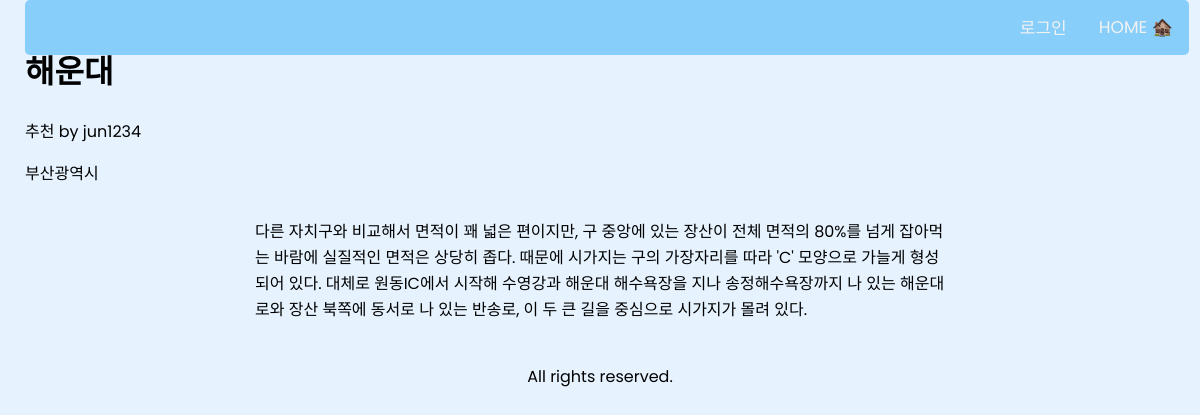
Page /favourite/1 on the committed database.
### app.py (models this page shows, shortened)
class TravelDestination(db.Model):
    id = db.Column(db.Integer, primary_key=True)
    user_id = db.Column(db.Integer, db.ForeignKey('user.id'), nullable=False)
    description = db.Column(db.Text, nullable=False)
    title = db.Column(db.String(100), nullable=False)
    location = db.Column(db.String(100), nullable=False)
    image_url = db.Column(db.String(10000), nullable=False)
    likes = db.Column(db.Integer, nullable=False)

class User(db.Model):
    id = db.Column(db.Integer, primary_key=True)
    username = db.Column(db.String(50), unique=True, nullable=False)
    password = db.Column(db.String(72),  nullable=False)
    travel_destinations = db.relationship(
        'TravelDestination', backref='user', lazy=True)

### app.py (the view)
@app.route('/favourite/<id>',  methods=['GET'])
def post(id):
    post = db.session.get(TravelDestination, id)
    if not post:
        return redirect(url_for("home"))
    joined = db.session.query(TravelDestination, User).join(
        User).filter(User.id == TravelDestination.user_id).filter(TravelDestination.id == id).all()[0]
    data = {
        "id": id,
        "title": joined[0].title,
        "description": joined[0].description,
        "location": joined[0].location,
        "image_url": joined[0].image_url,
        "likes": joined[0].likes,
        "user_id": joined[1].username
    }
    current_user = isAuth()
    post_owner = joined[1].username
    is_owner = current_user.username == post_owner if current_user else False
    print(is_owner)
    return render_template('post.html', data=data, user=current_user, is_owner=is_owner), 200

### app.py (called while the page is built, shortened)
def isAuth():
    token = request.cookies.get('token')
    if not token:
        print("no token")
        return False

### templates/post.html (shortened to what this page needs)
<!DOCTYPE html>
<html lang="en">
  <head>
    <link rel="stylesheet" href="https://unpkg.com/mvp.css" />
    <link
      type="text/css"
      rel="stylesheet"
      href="{{ url_for('static', filename='stylesheets/post.css')}}"
    />
  </head>
  <body>
    <nav class="navbar">
      <a href="{{url_for('home')}}">HOME 🏚️</a>
      {% if not user %}
      <a href="{{url_for('getLogin')}}">로그인</a>
      {% endif %}
    </nav>
    <header>
      <h1>{{data.title}}</h1>
      <div>
        <p>추천 by {{data.user_id}}</p>
        <p>{{data.location}}</p>
      </div>
    </header>
    <main>
      <div class="desc">
        <p>{{data.description}}</p>
      </div>
    </main>
    <footer>
      <p>All rights reserved.</p>
    </footer>
  </body>
</html>

### static/stylesheets/post.css (style rules this page uses)
* { font-family: 'Poppins', sans-serif; box-sizing: border-box; }
body { height: 100%; margin: 0; padding: 25px; width: auto; background-color: #e6f3ff; }
.navbar { background-color: #87cefa; border-radius: 5px; position: fixed; top: 0; width: 97%; overflow: hidden; z-index: 1; }
.navbar a { float: right; display: block; color: #f2f2f2; text-align: center; padding: 14px 16px; text-decoration: none; font-size: 17px; }
.desc { display: flex; justify-content: center; }
.desc p { width: 60%; }
footer { text-align: center; padding: 10px; }

### rows in the picture
TravelDestination: title "해운대", location "부산광역시", description "다른 자치구와 비교해서 면적이 꽤 넓은 편이지만, 구 중앙에 있는 장산이 전체 면적의 80%를 넘게 잡아먹는 바람에 실질적인 면적은 상당히 좁다. 때문에 시가지는 구의 가장자리를 따라 'C' 모양으로 가늘게 형성되어 있다. 대체로 원동IC에서 시작해 수영강과 해운대 해수욕장을 지나 송정해수욕장까지 나 있는 해운대로와 장산 북쪽에 동서로 나 있는 반송로, 이 두 큰 길을 중심으로 시가지가 몰려 있다."
User: user_id "jun1234"
